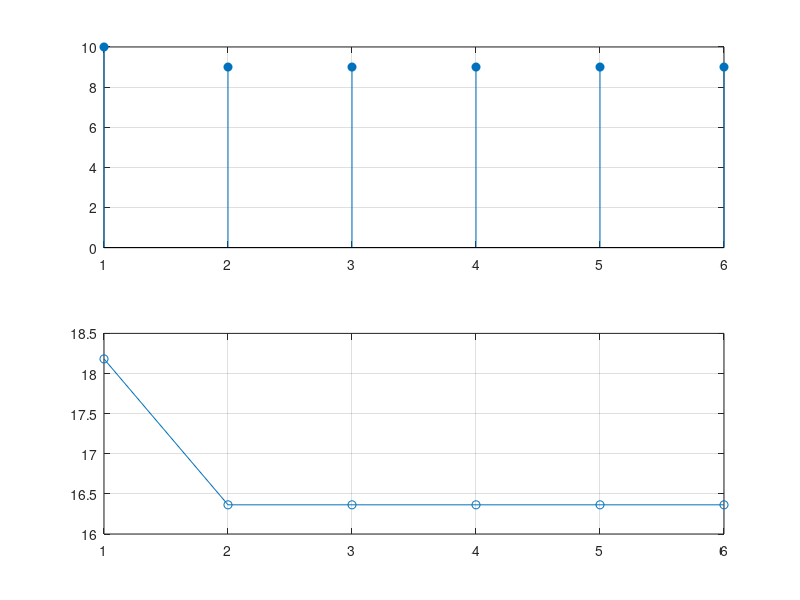

Write MATLAB code to recreate this figure.
clc; clear; close all;
bandwidth=10e6; rb_size=180e3;
total_RB=floor(bandwidth/rb_size);
users=1:6; base=floor(total_RB/length(users));
alloc=base*ones(1,length(users));
alloc(1:mod(total_RB,length(users)))=alloc(1:mod(total_RB,length(users)))+1;
util=(alloc/total_RB)*100;
subplot(2,1,1); stem(users,alloc,'filled'); grid on
subplot(2,1,2); plot(users,util,'-o'); grid on
